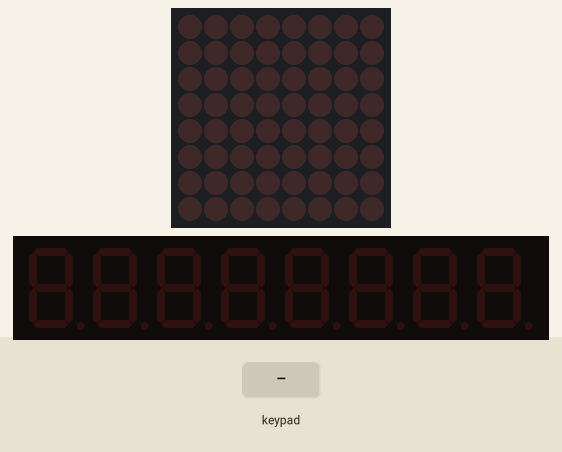
Recording of a sketch running on a simulated Arduino Uno, built with avr-gcc and run on an emulated ATmega328P. On the bench: 8×8 LED matrix, 8-digit seven-segment display. The inputs (shaded band) are chosen by the test bench.

Above: at 1.2 s.
1.3 s: key '*' pressed
At 4.2 s:
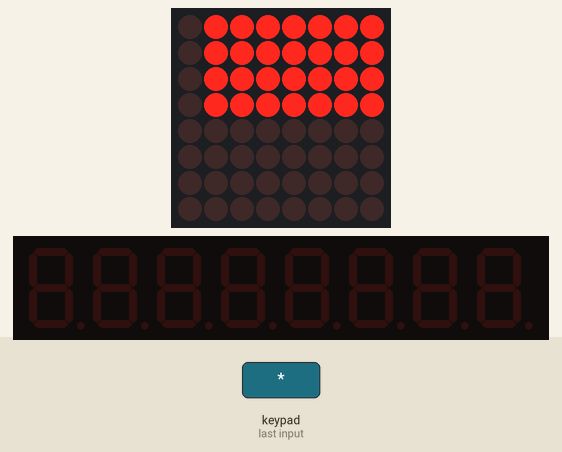
4.3 s: keypad keys 1 3 9 7 * pressed 0.4 s apart
At 11.6 s:
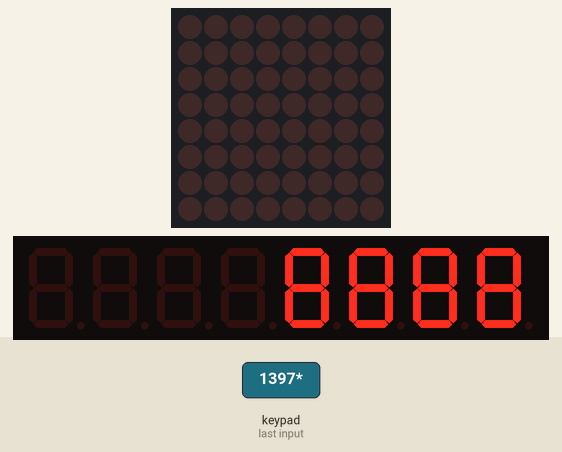
12.3 s: keypad keys 6 5 4 * pressed 0.4 s apart
At 17.35 s:
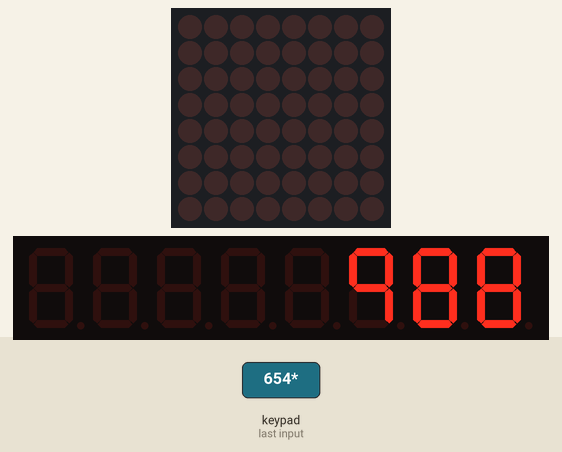
18.4 s: key '1' pressed
At 23.5 s:
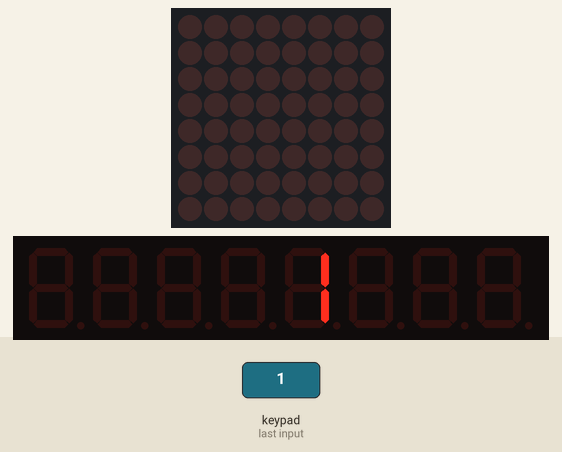

The sketch:

easyPhone.ino
```cpp
#include <Keypad.h>
#include <LedControl.h>

const byte ROWS = 4; // four keypad rows
const byte COLS = 3; // four keypad columns

// define the symbols on the buttons of the keypads
char hexaKeys[ROWS][COLS] = {
  {'1', '2', '3'},
  {'4', '5', '6'},
  {'7', '8', '9'},
  {'*', '0', '#'}
};

byte rowPins[ROWS] = {3, 2, 1, 0};  // connect to the row pinouts of the keypad
byte colPins[COLS] = {6, 5, 4};     // connect to the column pinouts of the keypad

LedControl lc = LedControl(12, 11, 10, 1);

Keypad keypad = Keypad( makeKeymap(hexaKeys), rowPins, colPins, ROWS, COLS);

int PRESSED_BUTTON_NUM = 0; // keeping state of pressed button


void setup() {
  lc.shutdown(0, false);  // включаем дисплей энергосбережение дисплей
  lc.setIntensity(0, 8);  // устанавливаем яркость (0-минимум, 15-максимум)
  lc.clearDisplay(0);     // очищаем дисплей
}

void loop() {
  char button = keypad.waitForKey();

  switch(button){
    case '*': displayInit(); break;
    case '#': lc.clearDisplay(0); PRESSED_BUTTON_NUM = 0; break;
    default:
    {
      if(PRESSED_BUTTON_NUM == 4) PRESSED_BUTTON_NUM = 0;

      lc.setChar(0, PRESSED_BUTTON_NUM, button, false);
      PRESSED_BUTTON_NUM++;
    }
  }
}

void displayInit(){
  for(int i=0; i<4; i++){
    for(int j=1; j<=7; j++){
      lc.setLed(0, i, j, true);
      delay(100);
    }
  }

  delay(1000);

  for(int i=3; i>=0; i--){
    for(int j=7; j>=1; j--){
      lc.setLed(0, i, j, false);
      delay(100);
    }
  }
}
```

Measured:
- after the input at 1.3 s, the display: first changes at once (image 1 shows a later state)
- after the input at 4.3 s, the display: first differs from a run without the input after 3.6 s (image 2 shows a later state)
